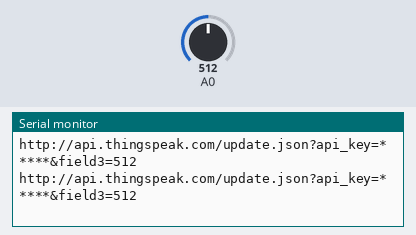
Recording of a sketch running on a simulated ESP8266 (NodeMCU). Shown: the last lines printed to the serial monitor. The inputs (shaded band) are chosen by the test bench; at power-on: A0 = 512. WiFi joins after 1.5 s; servers stay silent unless stated; web services answer with replies made up by the test bench.

Above: at 2.7 s.
2.8 s: A0 set to 716
At 3.16 s:
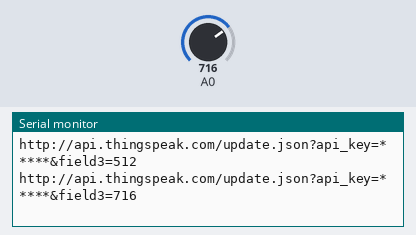
4.3 s: A0 set to 900
At 4.36 s:
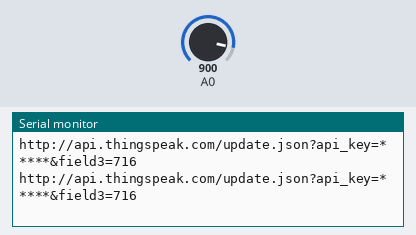
Timing chart, 0 to 7.3 s (numbered marks = the images above; inputs shaded):
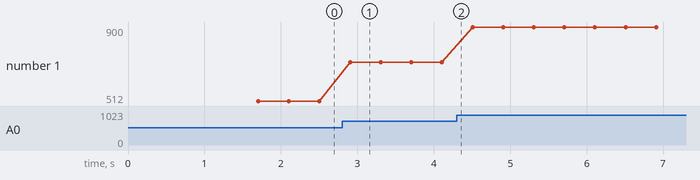

Measured:
- after the input at 2.8 s, the serial monitor: prints a new line after 0.11 s (image 1)
- plotted number 1: 512 → 716 after the input at 2.8 s, 716 → 900 after the input at 4.3 s

The sketch:

ldrThingspeak.ino
```cpp
#include<ESP8266WiFi.h>
#include<ESP8266HTTPClient.h>
WiFiClient client;
String tsAddress="http://api.thingspeak.com/update.json?";
String url;
HTTPClient http;

void setup() {
  // put your setup code here, to run once:
Serial.begin(9600);
WiFi.begin("Wifi name","WiFi password");// Provide Wifi Name and Password
while((!(WiFi.status()==WL_CONNECTED))){
  delay(300);
  Serial.println("Wifi Connecting..");
}
Serial.println("Connected to the Internet");
}

void loop() {
    // put your main code here, to run repeatedly:
//https://api.thingspeak.com/update?api_key=2ORTO04IKNUMUGQV&field1=30&field2=70
if(client.connect("api.thingspeak.com",80))
{
  url=tsAddress;
  url+="api_key=";
  url+="*****";//provide write API Key
  url+="&field3=";
  url+=analogRead(A0);
  Serial.println(url);
  http.begin(client,url);
  http.GET();
  http.end();
}
}
```
